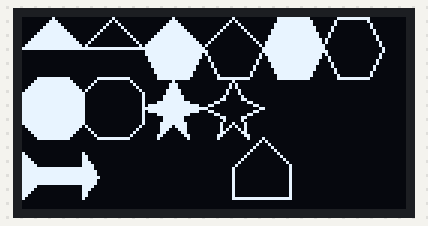
Simulated run of this program. Board: Raspberry Pi Pico running MicroPython. Shown: 128×64 one-colour display. Library files of the repository ran but are not shown: ssd1306.py. At 0.0 s the program stops and its outputs stay as they are.

Above: at 0.1 s.

The program:

08-poly.py
```python
# Lab 08: Drawing Polygons
# poly(x, y, point_array, color, fill_flag) draws any shape you can list
# points for. point_array is an array('B', [x0,y0, x1,y1, ...]) of
# unsigned bytes, which is plenty of range for a 128x64 display.

import config
from array import array

oled = config.init_display()
ON = config.WHITE
NO_FILL = config.NO_FILL
FILL = config.FILL

oled.fill(config.BLACK)

# basic filled and outlined triangles
oled.poly(0, 0, array('B', [10, 0, 20, 10, 0, 10]), ON, FILL)
oled.poly(0, 0, array('B', [30, 0, 40, 10, 20, 10]), ON, NO_FILL)

# filled and outlined pentagons
oled.poly(0, 0, array('B', [50, 0, 60, 10, 55, 20, 45, 20, 40, 10]), ON, FILL)
oled.poly(0, 0, array('B', [70, 0, 80, 10, 75, 20, 65, 20, 60, 10]), ON, NO_FILL)

# filled and outlined hexagons
oled.poly(0, 0, array('B', [85, 0, 95, 0, 100, 10, 95, 20, 85, 20, 80, 10]), ON, FILL)
oled.poly(0, 0, array('B', [105, 0, 115, 0, 120, 10, 115, 20, 105, 20, 100, 10]), ON, NO_FILL)

# filled and outlined octagons
oled.poly(0, 0, array('B', [5, 20, 15, 20, 20, 25, 20, 35, 15, 40, 5, 40, 0, 35, 0, 25]), ON, FILL)
oled.poly(0, 0, array('B', [25, 20, 35, 20, 40, 25, 40, 35, 35, 40, 25, 40, 20, 35, 20, 25]), ON, NO_FILL)

# filled and outlined five-point stars
oled.poly(0, 0, array('B', [50, 20, 53, 27, 60, 30, 53, 33, 55, 40, 50, 35, 45, 40, 47, 33, 40, 30, 47, 27]), ON, FILL)
oled.poly(0, 0, array('B', [70, 20, 73, 27, 80, 30, 73, 33, 75, 40, 70, 35, 65, 40, 67, 33, 60, 30, 67, 27]), ON, NO_FILL)

# a filled rocket and an outlined house
oled.poly(0, 0, array('B', [0, 45, 5, 50, 20, 50, 20, 45, 25, 53, 20, 60, 20, 55, 5, 55, 0, 60]), ON, FILL)
oled.poly(0, 0, array('B', [80, 40, 89, 49, 89, 60, 70, 60, 70, 50]), ON, NO_FILL)

oled.show()
```

config.py
```python
# Hardware configuration for the OLED Two-Button Pico kit.
# Every numbered lab in this folder imports this file instead of repeating
# pin numbers, so the whole kit only needs to be described in one place.

from machine import Pin, SPI
import ssd1306

WIDTH = 128
HEIGHT = 64

# 2.42" SSD1306/SSD1309 SPI display
SCL_PIN = 2
SDA_PIN = 3
RES_PIN = 4
DC_PIN = 5
CS_PIN = 6

# Two momentary push buttons. Each button's other leg goes to GND, and
# PULL_UP holds the pin at 1 until a press pulls it to 0.
BUTTON_A_PIN = 14
BUTTON_B_PIN = 15

WHITE = 1
BLACK = 0
NO_FILL = 0
FILL = 1


def init_display():
    clock = Pin(SCL_PIN)
    data = Pin(SDA_PIN)
    res = Pin(RES_PIN)
    dc = Pin(DC_PIN)
    cs = Pin(CS_PIN)
    spi = SPI(0, sck=clock, mosi=data)
    return ssd1306.SSD1306_SPI(WIDTH, HEIGHT, spi, dc, res, cs)


def init_buttons():
    button_a = Pin(BUTTON_A_PIN, Pin.IN, Pin.PULL_UP)
    button_b = Pin(BUTTON_B_PIN, Pin.IN, Pin.PULL_UP)
    return button_a, button_b
```
